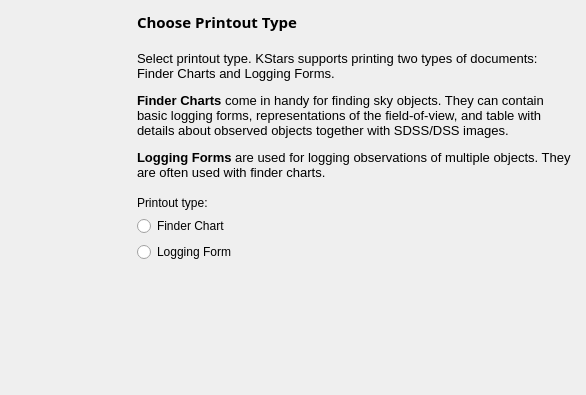
<?xml version="1.0" encoding="UTF-8"?>
<ui version="4.0">
 <class>PWizTypeSelection</class>
 <widget class="QWidget" name="PWizTypeSelection">
  <property name="geometry">
   <rect>
    <x>0</x>
    <y>0</y>
    <width>586</width>
    <height>395</height>
   </rect>
  </property>
  <property name="minimumSize">
   <size>
    <width>586</width>
    <height>395</height>
   </size>
  </property>
  <property name="windowTitle">
   <string>Form</string>
  </property>
  <layout class="QHBoxLayout" name="horizontalLayout">
   <item>
    <widget class="QLabel" name="banner">
     <property name="sizePolicy">
      <sizepolicy hsizetype="Fixed" vsizetype="Fixed">
       <horstretch>0</horstretch>
       <verstretch>0</verstretch>
      </sizepolicy>
     </property>
     <property name="minimumSize">
      <size>
       <width>120</width>
       <height>360</height>
      </size>
     </property>
     <property name="text">
      <string/>
     </property>
    </widget>
   </item>
   <item>
    <layout class="QVBoxLayout" name="printoutTypeLayout">
     <property name="spacing">
      <number>6</number>
     </property>
     <property name="margin">
      <number>0</number>
     </property>
     <item>
      <widget class="QLabel" name="stepTitle">
       <property name="font">
        <font>
         <family>Sans Serif</family>
         <pointsize>11</pointsize>
         <weight>75</weight>
         <italic>false</italic>
         <bold>true</bold>
         <underline>false</underline>
         <strikeout>false</strikeout>
        </font>
       </property>
       <property name="text">
        <string>Choose Printout Type</string>
       </property>
      </widget>
     </item>
     <item>
      <spacer name="vertSpacer1">
       <property name="orientation">
        <enum>Qt::Vertical</enum>
       </property>
       <property name="sizeType">
        <enum>QSizePolicy::Fixed</enum>
       </property>
       <property name="sizeHint" stdset="0">
        <size>
         <width>20</width>
         <height>12</height>
        </size>
       </property>
      </spacer>
     </item>
     <item>
      <widget class="QLabel" name="stepText">
       <property name="text">
        <string>&lt;!DOCTYPE HTML PUBLIC &quot;-//W3C//DTD HTML 4.0//EN&quot; &quot;http://www.w3.org/TR/REC-html40/strict.dtd&quot;&gt;
&lt;html&gt;&lt;head&gt;&lt;meta name=&quot;qrichtext&quot; content=&quot;1&quot; /&gt;&lt;style type=&quot;text/css&quot;&gt;
p, li { white-space: pre-wrap; }
&lt;/style&gt;&lt;/head&gt;&lt;body style=&quot; font-family:'Sans'; font-size:10pt; font-weight:400; font-style:normal;&quot;&gt;
&lt;p style=&quot; margin-top:12px; margin-bottom:12px; margin-left:0px; margin-right:0px; -qt-block-indent:0; text-indent:0px;&quot;&gt;Select printout type. KStars supports printing two types of documents: Finder Charts and Logging Forms.&lt;/p&gt;
&lt;p style=&quot; margin-top:12px; margin-bottom:12px; margin-left:0px; margin-right:0px; -qt-block-indent:0; text-indent:0px;&quot;&gt;&lt;span style=&quot; font-weight:600;&quot;&gt;Finder Charts&lt;/span&gt; come in handy for finding sky objects. They can contain basic logging forms, representations of the field-of-view, and table with details about observed objects together with SDSS/DSS images.&lt;/p&gt;
&lt;p style=&quot; margin-top:12px; margin-bottom:12px; margin-left:0px; margin-right:0px; -qt-block-indent:0; text-indent:0px;&quot;&gt;&lt;span style=&quot; font-weight:600;&quot;&gt;Logging Forms &lt;/span&gt;are used for logging observations of multiple objects. They are often used with finder charts.&lt;/p&gt;&lt;/body&gt;&lt;/html&gt;</string>
       </property>
       <property name="wordWrap">
        <bool>true</bool>
       </property>
      </widget>
     </item>
     <item>
      <spacer name="vertSpacer2">
       <property name="orientation">
        <enum>Qt::Vertical</enum>
       </property>
       <property name="sizeType">
        <enum>QSizePolicy::Minimum</enum>
       </property>
       <property name="sizeHint" stdset="0">
        <size>
         <width>20</width>
         <height>10</height>
        </size>
       </property>
      </spacer>
     </item>
     <item>
      <widget class="QLabel" name="typeLabel">
       <property name="text">
        <string>Printout type:</string>
       </property>
      </widget>
     </item>
     <item>
      <widget class="QRadioButton" name="finderChartRadio">
       <property name="text">
        <string>Finder Chart</string>
       </property>
      </widget>
     </item>
     <item>
      <widget class="QRadioButton" name="loggingFormRadio">
       <property name="text">
        <string>Logging Form</string>
       </property>
      </widget>
     </item>
     <item>
      <spacer name="vertSpacer3">
       <property name="orientation">
        <enum>Qt::Vertical</enum>
       </property>
       <property name="sizeHint" stdset="0">
        <size>
         <width>20</width>
         <height>40</height>
        </size>
       </property>
      </spacer>
     </item>
    </layout>
   </item>
  </layout>
 </widget>
 <resources/>
 <connections/>
</ui>
